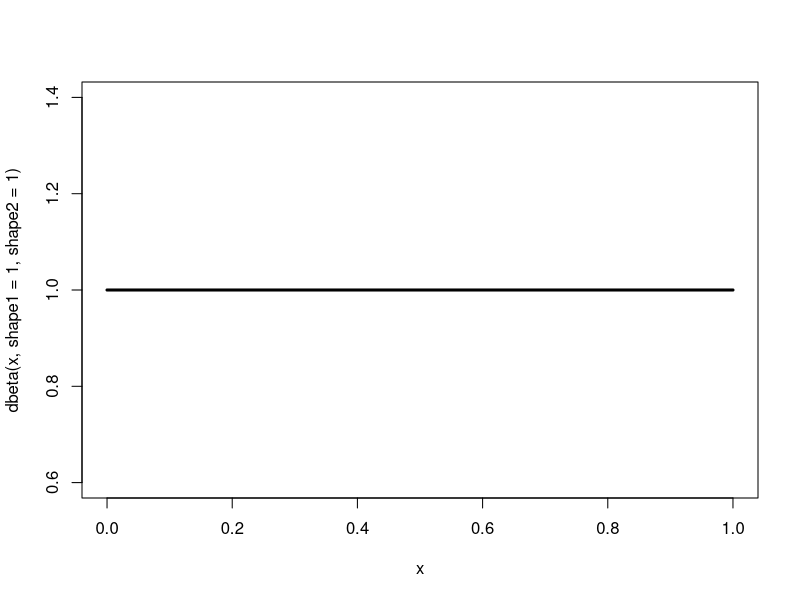
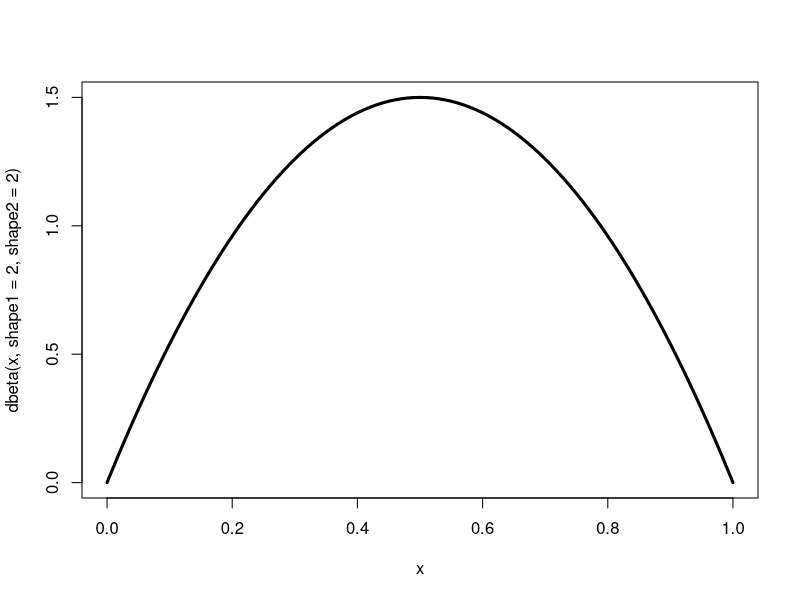
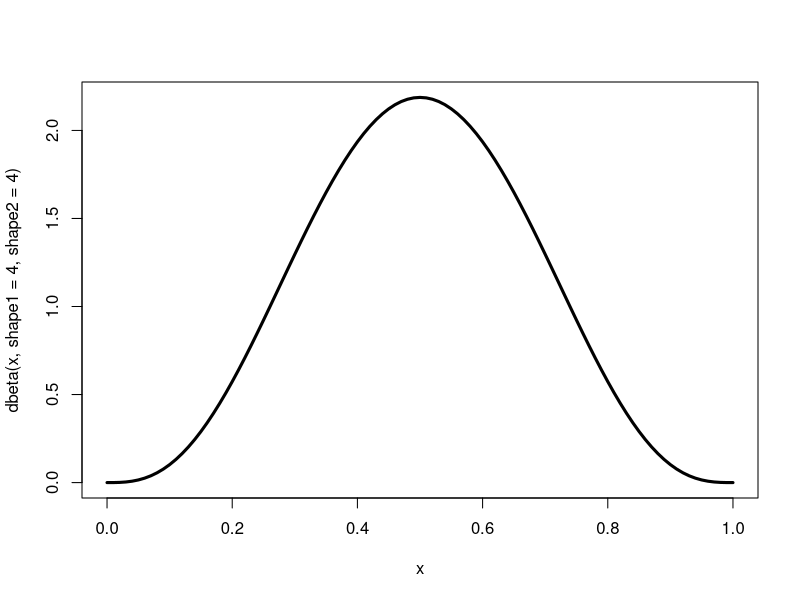
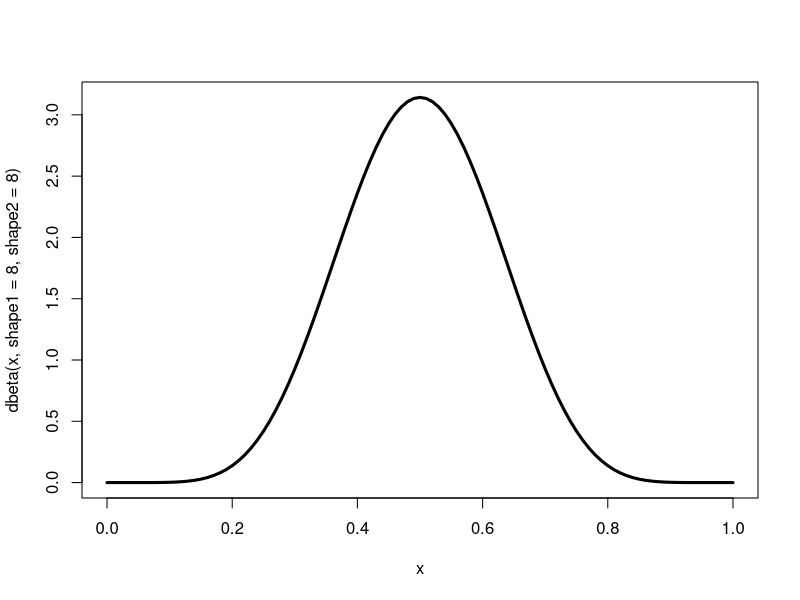
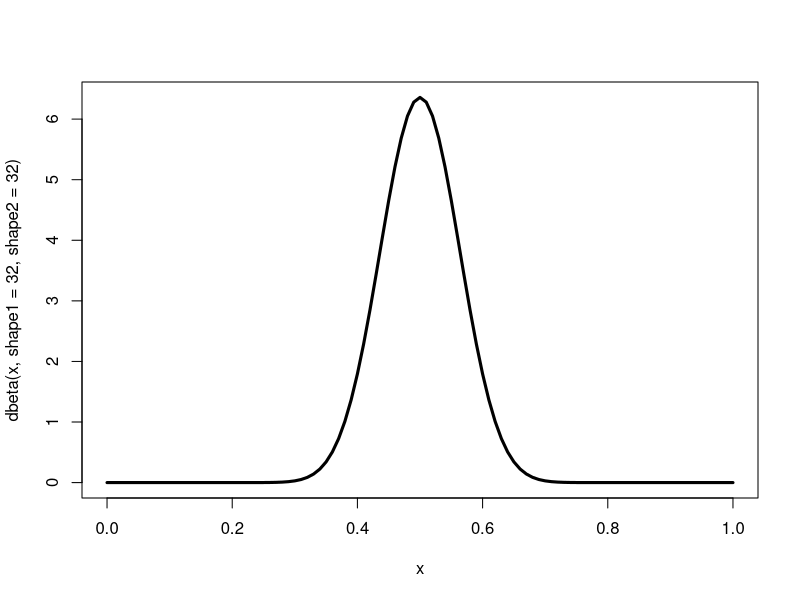
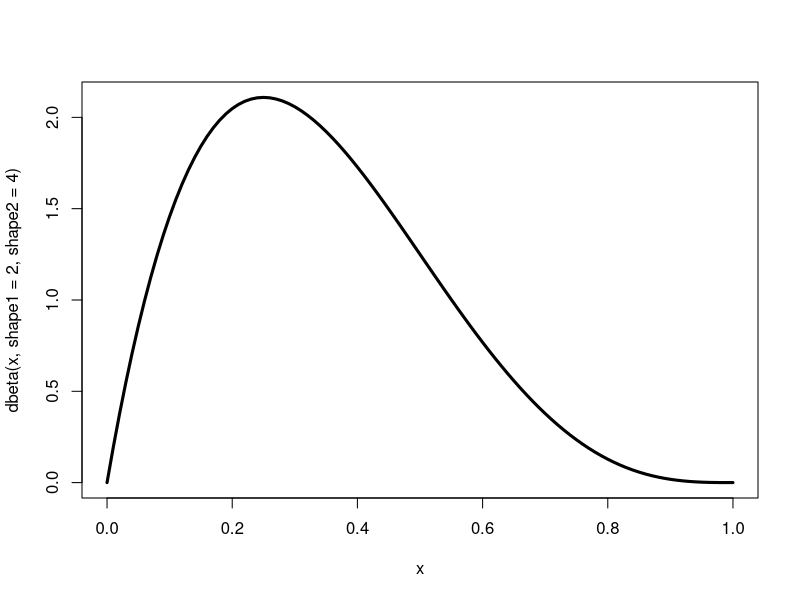
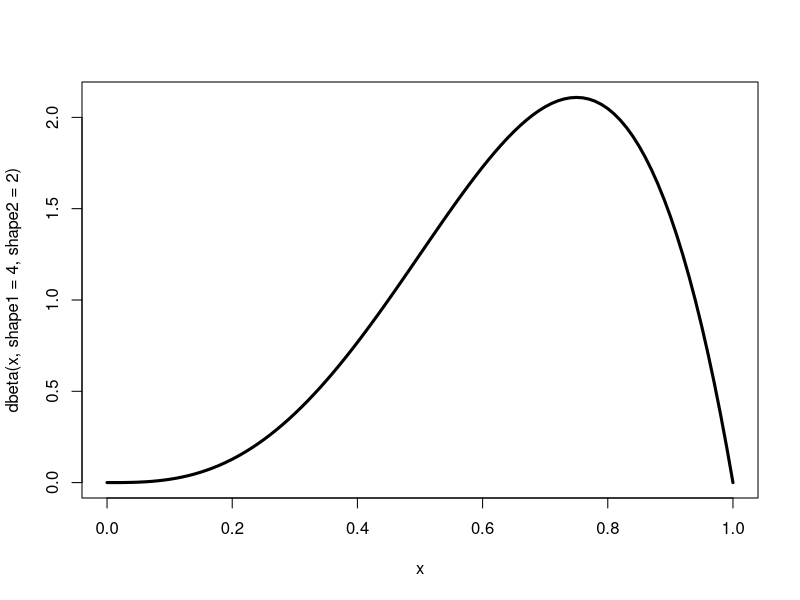
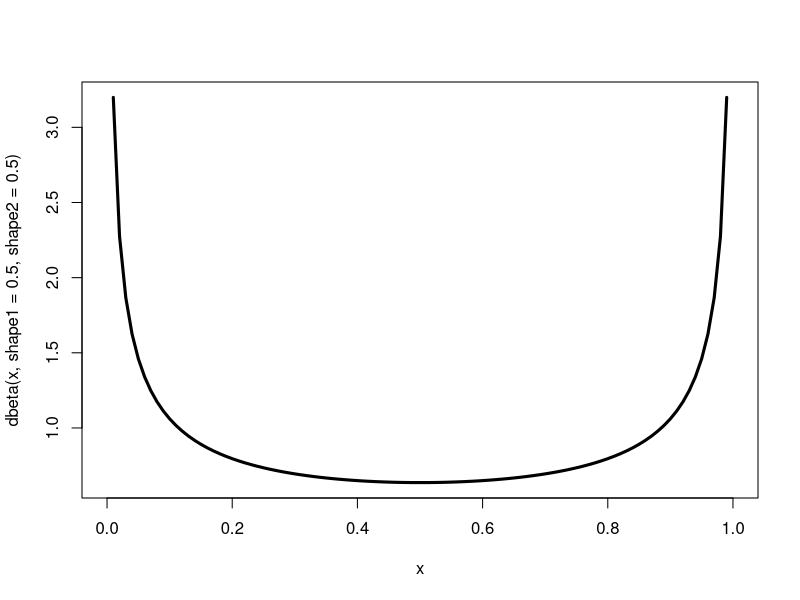

Write R code to recreate these figures, in order.
## ---- chunk 1
N = 100       # number of flips
theta = 0.5   # a fair coin

flips = rbinom(n = N, size = 1, prob = theta)
print(flips)
N1 <- sum(flips)
theta.ml <- N1 / N
print(theta.ml)
## ---- chunk 2
curve(dbeta(x, shape1 = 1, shape2 = 1), lwd = 3)
## ---- chunk 3
curve(dbeta(x, shape1 = 2, shape2= 2), lwd = 3)
## ---- chunk 4
curve(dbeta(x, shape1 = 4, shape2= 4), lwd = 3)
## ---- chunk 5
curve(dbeta(x, shape1 = 8, shape2= 8), lwd = 3)
## ---- chunk 6
curve(dbeta(x, shape1 = 32, shape2= 32), lwd = 3)
## ---- chunk 7
curve(dbeta(x, shape1 = 2, shape2= 4), lwd = 3)
## ---- chunk 8
curve(dbeta(x, shape1 = 4, shape2= 2), lwd = 3)
## ---- chunk 9
curve(dbeta(x, shape1 = 0.5, shape2= 0.5), lwd = 3)
## ---- chunk 10
a = 2  # virtual heads
b = 2  # virtual tails

curve(dbeta(x, shape1 = a, shape2 = b), lwd = 3)
## ---- chunk 11
a <- 2
b <- 2
theta = 0.5 # true proportion of heads (i.e. a fair coin)

y = rbinom(n = 1, size = 1, prob = theta)
print(y)
N1 <- y
N0 <- 1 - y
a.post <- N1 + a
b.post <- N0 + b
curve(dbeta(x, shape1 = a.post, shape2 = b.post), lwd=3)

print(a.post)
print(b.post)
## ---- chunk 12
a <- a.post
b <- b.post
y = rbinom(n = 1, size = 1, prob = theta)
print(y)
N1 <- y
N0 <- 1 - y
a.post <- N1 + a
b.post <- N0 + b
curve(dbeta(x, shape1 = a.post, shape2 = b.post), lwd=3)
## ---- chunk 13
a <- 2        # prior virtual heads
b <- 2        # prior virtual tails
theta <- 0.5  # a true fair coin

D <- rbinom(n = 10000, size = 1, prob = theta)
N1 <- sum(D)
N0 <- length(D) - N1
a.post <- N1 + a
b.post <- N0 + b
curve(dbeta(x, shape1 = a.post, shape2 = b.post), lwd = 3)
## ---- chunk 14
a <- 2        # prior virtual heads
b <- 2        # prior virtual tails
theta <- 0.65  # a true fair coin

D <- rbinom(n = 100, size = 1, prob = theta)
N1 <- sum(D)
N0 <- length(D) - N1
a.post <- N1 + a
b.post <- N0 + b
curve(dbeta(x, shape1 = a.post, shape2 = b.post), lwd = 3)
